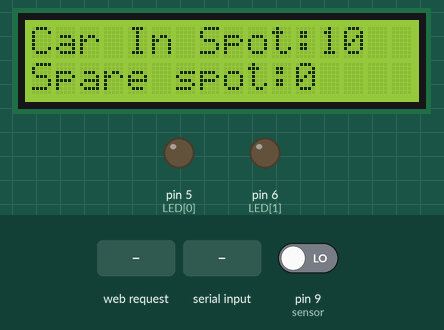
Bench run of a sketch on a simulated Arduino Mega 2560, built with avr-gcc and run on an emulated ATmega2560. Shown: 16×2 character LCD, output pins drawn as LEDs (lit = HIGH). The inputs (shaded band) are chosen by the test bench; at power-on: pin 9 (sensor) LOW. WiFi joins after 1.5 s; servers stay silent unless stated; what the sketch prints to the serial monitor is not drawn.

Above: at 2.9 s.
3.0 s: pin 9 (sensor) driven HIGH
At 8.6 s:
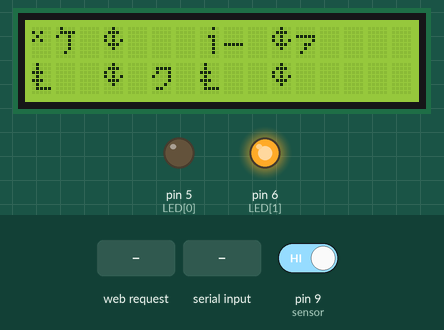
At 12.9 s:
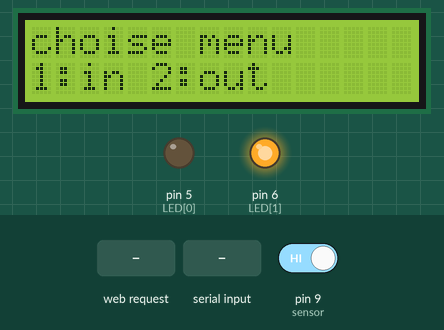
16.3 s: HTTP request GET /open received
At 28.6 s:
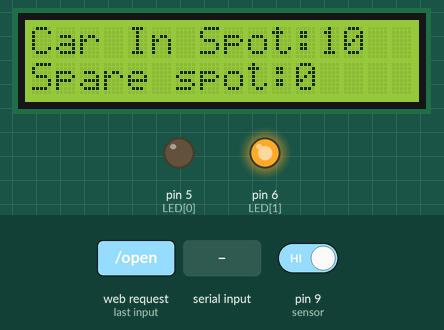
29.5 s: "1\n" received over Serial
42.7 s: HTTP request GET /close received
55.9 s: byte 65 ('A') received over Serial
69.0 s: byte 68 ('D') received over Serial
At 75.8 s:
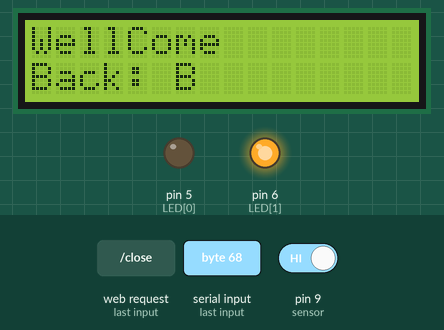
Timing chart, 0 to 77.3 s (numbered marks = the images above; inputs shaded):
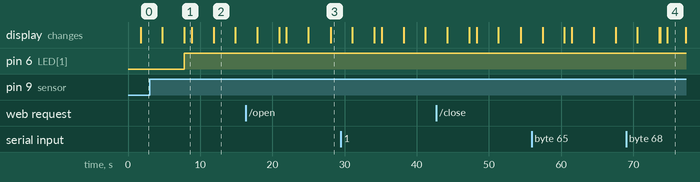

Measured:
- after the input at 3.0 s, pin 6 (LED[1]): LOW → HIGH after 4.8 s; the display: first differs from a run without the input after 4.8 s (image 1)
- after the input at 69.0 s, the display: first differs from a run without the input after 5.7 s (image 4)
- what the display in image 1 shows lasts 1.0 s, from 7.8 s to 8.8 s
- what the display in image 2 shows lasts 3.1 s, from 11.8 s to 14.9 s

The sketch:

AutoPark_code.ino
```cpp
// ESP8266 WiFi 모듈 라이브러리
#include "WiFiEsp.h"

// 하드웨어 시리얼이 포함되어 있지 않다면 #endif 전까지의 코드를 실행
#ifndef HAVE_HWSERIAL1
#include "SoftwareSerial.h"
SoftwareSerial Serial1(2, 3); // RX(수신), TX(송신) 핀을 2번과 3번으로 설정하여 소프트웨어 시리얼 초기화
#endif

// LCD 제어 라이브러리
#include <LiquidCrystal_I2C.h>
LiquidCrystal_I2C lcd(0x3F, 16, 2); // I2C 통신을 사용하는 16x2 LCD 디스플레이 객체 초기화 (I2C 주소: 0x27)

// 전역 변수
const int LED[3] = {5, 6, 7}; // LED 핀 설정 (5: 입출차 완료 LED, 6: 비상 LED, 7: 문 제어 LED)
char carNum[5] = {}; // 차량 번호 저장 배열
int status = 0; // 현재 프로그램 상태 (0: 기본 화면, 1: 입차, 2: 출차)
int cursor = 0; // 차량 번호 입력 시 커서 위치
int cars[10] = {}; // 최대 10대 차량 정보를 저장
int maxspot = 10; // 주차장 최대 수용량
int carspot = 10; // 현재 남은 주차 자리 수
char inputKey; // 키보드 입력값 저장
const int sensor = 9; // 적외선 센서 핀
int val = 0; // 센서 값

int wifiStatus = WL_IDLE_STATUS; // WiFi 상태
WiFiEspServer server(80); // HTTP 서버

char ssid[] = "zhenzhu"; // WiFi SSID
char pass[] = "66666666"; // WiFi 비밀번호

void setup() {
 // LED 핀을 출력 모드로 설정
  for (int i = 0; i < 2; i++) pinMode(LED[i], OUTPUT);
  for (int i = 0; i < 2; i++) analogWrite(LED[i], 0); // LED 초기화 (꺼진 상태)

  // 차량 번호 초기화 (공백으로 설정)
  for (int i = 0; i < 4; i++) carNum[i] = ' ';

  // 센서 설정
  pinMode(sensor, INPUT);

  //Wifi 연결 세팅
  Serial.begin(9600); // 디버깅을 위한 시리얼 통신 초기화
  Serial1.begin(9600); // ESP 모듈과 통신을 위한 시리얼 초기화
  WiFi.init(&Serial1); // ESP 모듈 초기화

  // WiFi 연결
  connectToWiFi();

  server.begin();

  // LCD 초기화
  lcd.begin(16, 2); // LCD 크기 설정 (16x2)
  lcd.init();
  lcd.backlight();
  lcd.clear();
}

void loop() {
  inPut(); // 사용자 입력 처리

  if (status == 0) wellCome(); // 기본 화면 표시

  // 입차 선택 상태 (차량 번호의 첫 번째 문자와 두 번째 문자가 조건에 부합할 경우)
  if (carNum[0] == '1' && carNum[1] == 'A' && status == 0) inCar();

  // 차량 번호 입력 후 입차 처리
  if (status == 1 && inputKey == 'D') inCar2();

  // 출차 선택 상태 (차량 번호의 첫 번째 문자와 두 번째 문자가 조건에 부합할 경우)
  if (carNum[0] == '2' && carNum[1] == 'A' && status == 0) outCar();

  // 차량 번호 입력 후 출차 처리
  if (status == 2 && inputKey == 'D') outCar2();

  sensing(); // 센서 상태 확인

  // 상태별 동작
  if (status == 0) wellCome();
  if (status == 1 && inputKey == 'D') inCar2();
  if (status == 2 && inputKey == 'D') outCar2();

  // HTTP 요청 처리
  WiFiEspClient client = server.available();
  if (client) {
    String request = "";
    while (client.connected()) {
      if (client.available()) {
        char c = client.read();
        request += c;

        if (c == '\n' && request.endsWith("\r\n\r\n")) {
          handleHTTPRequests(request, client);
          break;
        }
      }
    }
    delay(10);
    client.stop();
    Serial.println("클라이언트 연결 종료");
  }
}

void connectToWiFi() {
  unsigned long startAttemptTime = millis();
  int attempt = 0; // 연결 시도 횟수
  const int maxAttempts = 5; // 최대 시도 횟수

  wifiStatus = WiFi.begin(ssid, pass); // 초기 WiFi 연결 시도

  while (wifiStatus != WL_CONNECTED) {
    if (millis() - startAttemptTime > 10000) { // 10초 경과 시
      attempt++;
      Serial.print("WiFi 연결 실패, 시도 횟수: ");
      Serial.println(attempt);
      if (attempt < maxAttempts) {
        Serial.println("5초 후 재시도...");
        delay(5000); // 5초 대기
        wifiStatus = WiFi.begin(ssid, pass); // 다시 연결 시도
      } else {
        Serial.println("최대 시도 횟수 초과. WiFi 연결 실패.");
        break; // 최대 시도 횟수 초과 시 루프 종료
      }
      startAttemptTime = millis(); // 시작 시간 재설정
    }
  }

  if (wifiStatus == WL_CONNECTED) {
    Serial.println("WiFi 연결 성공");
    printWifiStatus();
  }
}

void sensing() {
  val = digitalRead(sensor);
  if (val == HIGH) {
    digitalWrite(LED[1], HIGH);
    Serial.println("비상 감지");
    displayEmergencyMessage();
  } else {
    digitalWrite(LED[1], LOW);
    Serial.println("정상 상태");
  }
  delay(1000);
}

void displayEmergencyMessage() {
  lcd.clear();
  lcd.setCursor(0, 0);
  lcd.print("비상 감지");
  lcd.setCursor(0, 1);
  lcd.print("확인 필요");
}

void handleHTTPRequests(String request, WiFiEspClient client) {
  Serial.println("수신된 요청: " + request); // 수신된 요청 로그

  // 요청 메소드 확인
  if (request.indexOf("GET") != -1) {
    if (request.indexOf("GET /open") != -1) {
      Serial.println("문 열림 요청 수신");
      digitalWrite(LED[2], HIGH); // 문 열림 LED 켜기
      sendResponse(client, 200, "문이 열렸습니다."); // 200 OK 응답
    } else if (request.indexOf("GET /close") != -1) {
      Serial.println("문 닫힘 요청 수신");
      digitalWrite(LED[2], LOW); // 문 닫힘 LED 끄기
      sendResponse(client, 200, "문이 닫혔습니다."); // 200 OK 응답
    } else if (request.indexOf("GET /status") != -1) {
      sendJSONResponse(client); // JSON 응답을 보내는 함수 호출
    } else {
      sendResponse(client, 404, "잘못된 요청입니다."); // 404 Not Found 응답
    }
  } else {
    sendResponse(client, 405, "허용되지 않은 메소드입니다."); // 405 Method Not Allowed 응답
  }
}

void sendResponse(WiFiEspClient client, int statusCode, String message) {
  client.print("HTTP/1.1 " + String(statusCode) + " " + getStatusMessage(statusCode) + "\r\n");
  client.print("Content-Type: text/plain\r\n");
  client.print("Connection: close\r\n");
  client.print("\r\n");
  client.print(message);
}

String getStatusMessage(int statusCode) {
  switch (statusCode) {
    case 200: return "OK";
    case 404: return "Not Found";
    case 405: return "Method Not Allowed";
    default: return "Unknown Status";
  }
}

void sendHTMLResponse(WiFiEspClient client) {
  client.print("HTTP/1.1 301 Moved Permanently\r\n");
  client.print("Location: https://github.com/zhenzhu-kang/BibleAutoPark/blob/8c16895c0cefa2adc0fc0d2f59b3773e79713c0f/code/index.html\r\n"); // GitHub Pages URL
  client.print("Connection: close\r\n");
  client.print("\r\n");
}

void sendJSONResponse(WiFiEspClient client) {
  client.print("HTTP/1.1 200 OK\r\n");
  client.print("Content-Type: application/json\r\n");
  client.print("Connection: close\r\n");
  client.print("\r\n");

  client.print("{");
  client.print("\"maxspot\": ");
  client.print(maxspot);
  client.print(", ");
  client.print("\"carspot\": ");
  client.print(carspot);
  client.print(", ");
  client.print("\"status\": \"");

  // 비상 상태에 따른 조건
  if (val == HIGH) {
    client.print("비상");  // 비상 상태
  } else {
    client.print("정상");  // 정상 상태
  }

  client.print("\"");
  client.print("}");
}

void printWifiStatus() {
  Serial.print("SSID: ");
  Serial.println(WiFi.SSID());
  Serial.print("IP Address: ");
  Serial.println(WiFi.localIP());
  Serial.println("웹 페이지를 보려면 브라우저에서 IP 주소를 입력하세요.");
}

//LCD_메뉴선택 함수
void wellCome(){
	lcd.setCursor(0,0);
    lcd.clear();

  	lcd.setCursor(0,0);
  	lcd.print("Car In Spot:");
  	lcd.print(carspot);

  	lcd.setCursor(0,1);
  	lcd.print("Spare spot:");
  	lcd.print(10-carspot);
  	delay(3000);

    lcd.clear();

	  lcd.setCursor(0,0);
    lcd.print("choise menu");
    lcd.setCursor(0,1);
    lcd.print("1:in 2:out");
  	delay(3000);
}

//입차 선택(1선택 후 A로 결정) 함수
void inCar(){
	lcd.clear();

    lcd.setCursor(0,0);
    lcd.print("input carNum");

    for(int i =0 ;i<2 ;i++){
      cursor--;
      carNum[i]=' ';
    }
    delay(100);

    for(int i =0 ;i<4 ;i++){
      Serial.println(carNum[i]);
    }

    status = 1;
}

//입차-자동차 번호 입력시 실행
void inCar2(){
	carNum[4]='\0';//문자열 처리
    Serial.println(carNum);

    lcd.clear();

    lcd.setCursor(0,0);
    lcd.print("WellCome");

    for(int i=0; i<maxspot; i++){
      if(!cars[i]){
        cars[i] = i+1;
        break;
      }

      else {
        lcd.setCursor(0,0);
        lcd.print("spot full");

        status = 3;
      }
    }

    lcd.setCursor(0,1);
    lcd.print("Back: B");


    digitalWrite(LED[0],0);
  	for(int i=0;i<5;i++){
      digitalWrite(LED[1],1);
      delay(500);
      digitalWrite(LED[1],0);
  	}
  	digitalWrite(LED[1],1);
  	carspot -=1;
    status = 3;
}

//출차 선택(2선택 후 A로 결정)시 실행
void outCar(){
	lcd.clear();

    lcd.setCursor(0,0);
    lcd.print("choise car");

    for(int i =0 ;i<2 ;i++){
      cursor--;
      carNum[i]=' ';
    }
    status = 2;
}

//출차-자동차 번호 입력시 실행
void outCar2(){
	carNum[4]='\0';//문자열 처리
     Serial.println(carNum);
     lcd.clear();

     for(int i=0; i<maxspot; i++){
       if(cars[i] == i+1){
         cars[i] = 0;
         lcd.setCursor(0,0);
         lcd.print("Bye Bye");
         break;
       }
       else {
         lcd.setCursor(0,0);
         lcd.print("nothing car");
       }
     }
    lcd.setCursor(0,1);
    lcd.print("Back: B");


    digitalWrite(LED[0],0);
    for(int i=0;i<5;i++){
      digitalWrite(LED[1],1);
      delay(500);
      digitalWrite(LED[1],0);
  	}
  	digitalWrite(LED[1],1);
  	carspot +=1;
}

//키보드 입력 값 받는 함수
void inPut(){
  inputKey = Serial.read();

  //자동차 번호 입력
  if('0' <=inputKey && inputKey <='9'){
    Serial.println(inputKey);
    carNum[cursor] = inputKey;
    cursor++;
    for(int i =0; i < 5; i++)Serial.println(carNum[i]);
  }

  //입차, 출차 선택
  if(inputKey =='A'){
    Serial.println(inputKey);
    carNum[cursor]='A';
    cursor++;
  }

  //초기화 (처음화면으로 돌아가기)
  if(inputKey =='B' && status == 3){
    for(int i=0;i<4;i++) {carNum[i]=' ';}
    cursor = 0;
    status = 0;
    lcd.clear();
  }

  //번호 한칸 지우기
  if(inputKey =='C'){
    cursor--;
    carNum[cursor]=' ';
    lcd.setCursor(cursor,1);
    lcd.print(' ');
  }
}
```
